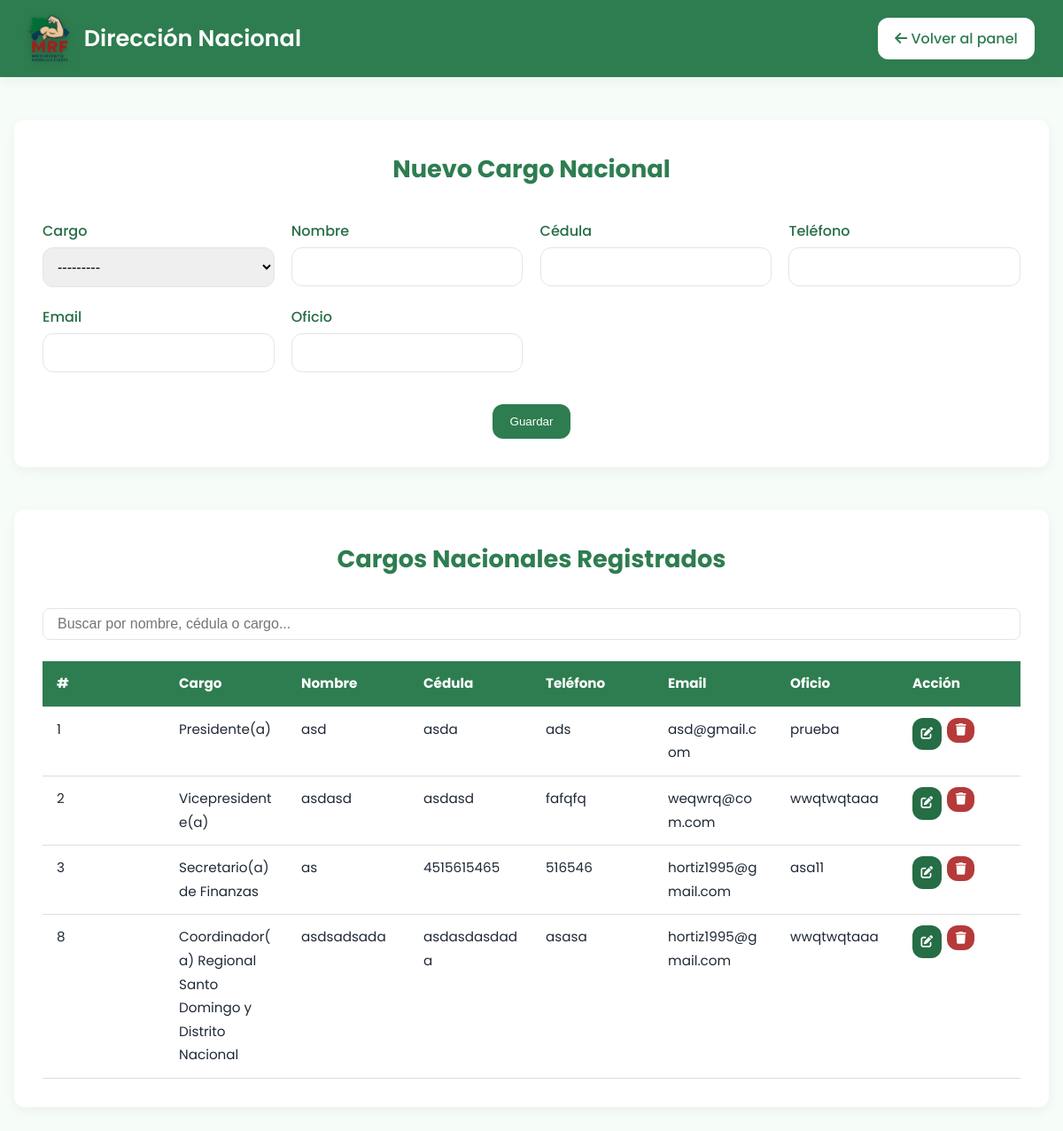
Page /direccion-nacional/ (signed in) on the committed database.
### registro/models.py (models this page shows, shortened)
class CargoNacional(models.Model):
    CARGOS_CHOICES = [
        (1, 'Presidente(a)'),
        (2, 'Vicepresidente(a)'),
        (3, 'Secretario(a) de Finanzas'),
        (4, 'Coordinador(a) Operativo(a)'),
        (5, 'Coordinador(a) Nacional de la Juventud'),
        (6, 'Coordinador(a) Nacional de Cultos y Organizaciones sin fines de Lucro'),
        (7, 'Coordinadora Nacional de La Mujer'),
        (8, 'Coordinador(a) Regional Santo Domingo y Distrito Nacional'),
        (9, 'Coordinador(a) Regional Región Norte'),
        (10, 'Coordinador(a) Regional Región Sur'),
        (11, 'Coordinador(a) Regional Región Este'),
    ]
    orden = models.PositiveSmallIntegerField(choices=CARGOS_CHOICES, unique=True)
    nombre = models.CharField(max_length=100)
    cedula = models.CharField(max_length=20)
    telefono = models.CharField(max_length=20)
    email = models.EmailField()
    oficio = models.CharField(max_length=100)
    creado_por = models.ForeignKey(User, on_delete=models.CASCADE, null=True, blank=True)

### registro/views.py (the view)
# urls.py: path('direccion-nacional/', views.formulario_direccion_nacional, name='formulario_direccion_nacional'),
@login_required
def formulario_direccion_nacional(request):
    editar_id = request.GET.get('editar_id') or request.POST.get('editar_id')
    cargo_a_editar = None
    if request.method == 'POST':
        if editar_id and editar_id.isdigit():
            cargo_a_editar = get_object_or_404(CargoNacional, id=int(editar_id))
            form = CargoNacionalForm(request.POST, instance=cargo_a_editar)
        else:
            form = CargoNacionalForm(request.POST)
        if form.is_valid():
            cargo = form.save(commit=False)
            cargo.creado_por = request.user
            cargo.save()
            return redirect('formulario_direccion_nacional')
    else:
        if editar_id and editar_id.isdigit():
            cargo_a_editar = get_object_or_404(CargoNacional, id=int(editar_id))
            form = CargoNacionalForm(instance=cargo_a_editar)
        else:
            form = CargoNacionalForm()
    registros = CargoNacional.objects.order_by('orden')
    return render(request, 'formulario_direccion_nacional.html', {
        'form': form,
        'registros': registros,
        'editar_id': editar_id
    })

### registro/forms.py
class CargoNacionalForm(forms.ModelForm):
    class Meta:
        model = CargoNacional
        fields = ['orden', 'nombre', 'cedula', 'telefono', 'email', 'oficio']
        widgets = {
            'orden': forms.Select(attrs={'class': 'form-control'}),
            'nombre': forms.TextInput(attrs={'class': 'form-control'}),
            'cedula': forms.TextInput(attrs={'class': 'form-control'}),
            'telefono': forms.TextInput(attrs={'class': 'form-control'}),
            'email': forms.EmailInput(attrs={'class': 'form-control'}),
            'oficio': forms.TextInput(attrs={'class': 'form-control'}),
        }

### templates/formulario_direccion_nacional.html (shortened to what this page needs)
{% load static %}
<!DOCTYPE html>
<html lang="es">
<head>
  <link href="https://cdnjs.cloudflare.com/ajax/libs/font-awesome/6.4.0/css/all.min.css" rel="stylesheet">
  <link rel="stylesheet" href="{% static 'css/style.css' %}">
</head>
<body>
  <header class="header-prov">
    <div class="header-prov__left">
      <img src="{% static 'img/Logo-mrf.png' %}" alt="Logo Movimiento República Fuerte" class="header-prov__logo">
      <h1 class="header-prov__titulo">Dirección Nacional</h1>
    </div>
    <div class="header-prov__right">
      <a href="{% url 'panel_admin' %}" class="btn btn--light">
        <i class="fas fa-arrow-left"></i> Volver al panel
      </a>
    </div>
  </header>
  <main class="formulario-prov-container">
    <div class="formulario-box">
      <h2 class="form-title">{% if editar_id %}Editar Cargo Nacional{% else %}Nuevo Cargo Nacional{% endif %}</h2>
      <form method="post" class="formulario-modern">
        <div class="form-row"><label>Cargo</label>{{ form.orden }}</div>
        <div class="form-row"><label>Nombre</label>{{ form.nombre }}</div>
        <div class="form-row"><label>Cédula</label>{{ form.cedula }}</div>
        <div class="form-row"><label>Teléfono</label>{{ form.telefono }}</div>
        <div class="form-row"><label>Email</label>{{ form.email }}</div>
        <div class="form-row"><label>Oficio</label>{{ form.oficio }}</div>
        <div class="form-actions">
          <button type="submit" class="btn" style="background: var(--verde-mapa);">Guardar</button>
        </div>
      </form>
    </div>
    <div class="tabla-box">
      <h3 class="form-title">Cargos Nacionales Registrados</h3>
      <input type="text" id="searchInput" placeholder="Buscar por nombre, cédula o cargo..." onkeyup="filtrarTabla()">
      <table class="tabla-registros" id="tablaRegistros">
        <thead>
          <tr>
            <th>#</th>
            <th>Cargo</th>
            <th>Nombre</th>
            <th>Cédula</th>
            <th>Teléfono</th>
            <th>Email</th>
            <th>Oficio</th>
            <th>Acción</th>
          </tr>
        </thead>
        <tbody>
          {% for reg in registros %}
            <tr>
              <td>{{ reg.orden }}</td>
              <td>{{ reg.get_orden_display }}</td>
              <td>{{ reg.nombre }}</td>
              <td>{{ reg.cedula }}</td>
              <td>{{ reg.telefono }}</td>
              <td>{{ reg.email }}</td>
              <td>{{ reg.oficio }}</td>
              <td>
                {% if request.user.is_superuser %}
                  <div style="display: flex; gap: 0.4rem;">
                    <a href="?editar_id={{ reg.id }}" class="btn btn--small btn-editar">
                      <i class="fas fa-edit"></i>
                    </a>
                    <form method="post" action="{% url 'eliminar_cargo_nacional' reg.id %}" onsubmit="return confirm('¿Estás seguro de que deseas eliminar este cargo?');">
                      <button type="submit" class="btn btn--small btn-eliminar">
                        <i class="fas fa-trash"></i>
                      </button>
                    </form>
                  </div>
                {% endif %}
              </td>
            </tr>
          {% empty %}
            <tr><td colspan="8" style="text-align:center;">No hay cargos nacionales registrados aún.</td></tr>
          {% endfor %}
        </tbody>
      </table>
    </div>
  </main>
</body>
</html>

### static/css/style.css (style rules this page uses)
:root { --rojo-mrf: #b63a3a; --verde-mapa: #2e7d50; --verde-oscuro: #256d45; --azul-oscuro: #102f41; --azul-marino: #183d4f; --beige-brazo: #f5d7b5; --blanco: #ffffff; --gris-claro: #f6fdf8; --gris-medio: #dfe7e3; --gris-oscuro: #4a4a4a; --texto-oscuro: #1f2937; --sombra-suave: 0 4px 14px rgba(0, 0, 0, 0.05); --borde-radio: 12px; }
* { margin: 0; padding: 0; box-sizing: border-box; }
html { scroll-behavior: smooth; }
body { font-family: 'Poppins', sans-serif; background: var(--gris-claro); color: var(--texto-oscuro); line-height: 1.75; font-size: 16px; overflow-x: hidden; }
.btn { background: var(--verde-mapa); color: var(--blanco); padding: 0.75rem 1.25rem; border-radius: var(--borde-radio); font-weight: 500; display: inline-block; transition: all 0.3s ease; cursor: pointer; text-align: center; text-decoration: none; border: none; }
.btn--small { padding: 0.5rem 1rem; font-size: 0.9rem; }
input, select { padding: 0.75rem; border: 1px solid var(--gris-medio); border-radius: var(--borde-radio); font-size: 1rem; width: 100%; }
.formulario-box, .login-box, .tabla-box { background: var(--blanco); padding: 2rem; border-radius: var(--borde-radio); box-shadow: var(--sombra-suave); margin-bottom: 3rem; }
.form-title, .login-box h2, .prov-title { text-align: center; font-size: 1.5rem; font-weight: 600; margin-bottom: 1.5rem; color: var(--verde-mapa); }
.tabla-registros { width: 100%; border-collapse: collapse; font-size: 0.95rem; }
.tabla-registros thead { background: var(--verde-mapa); color: var(--blanco); }
.tabla-registros th, .tabla-registros td { padding: 0.75rem; border-bottom: 1px solid var(--gris-medio); text-align: left; }

### templates/formulario_direccion_nacional.html (style rules this page uses)
:root { --verde-mapa: #2e7d50; --verde-oscuro: #256d45; --rojo-mrf: #b63a3a; --blanco: #ffffff; --gris-medio: #dfe7e3; --sombra-suave: 0 4px 14px rgba(0, 0, 0, 0.05); --borde-radio: 12px; }
body { background: #f6fdf8; font-family: 'Poppins', sans-serif; margin: 0; padding: 0; }
.header-prov { background: var(--verde-mapa); color: var(--blanco); display: flex; justify-content: space-between; align-items: center; padding: 1rem 2rem; flex-wrap: wrap; box-shadow: var(--sombra-suave); }
.header-prov__left { display: flex; align-items: center; gap: 1rem; }
.header-prov__logo { height: 55px; filter: drop-shadow(0 2px 4px rgba(0, 0, 0, 0.25)); }
.header-prov__titulo { font-size: 1.6rem; font-weight: 600; }
.header-prov__right .btn--light { background: var(--blanco); color: var(--verde-mapa); padding: 0.6rem 1.2rem; border-radius: var(--borde-radio); text-decoration: none; font-weight: 500; transition: background 0.3s ease, transform 0.3s ease; }
.formulario-prov-container { max-width: 1200px; margin: 3rem auto; padding: 0 1rem; }
.formulario-box { background: var(--blanco); padding: 2rem; border-radius: var(--borde-radio); box-shadow: var(--sombra-suave); margin-bottom: 3rem; }
.formulario-modern { display: grid; grid-template-columns: repeat(auto-fit, minmax(260px, 1fr)); gap: 1.2rem; }
.form-row label { font-weight: 500; color: var(--verde-oscuro); margin-bottom: 0.3rem; display: block; }
.form-actions { grid-column: 1 / -1; text-align: center; margin-top: 1rem; }
.form-title { text-align: center; font-size: 1.7rem; font-weight: 700; color: var(--verde-mapa); margin-bottom: 2rem; }
.tabla-box { background: var(--blanco); border-radius: var(--borde-radio); padding: 2rem; box-shadow: var(--sombra-suave); margin: 0 auto; max-width: 100%; overflow-x: auto; }
.tabla-box input[type="text"] { width: 100%; padding: 0.5rem 1rem; margin-bottom: 1.5rem; border-radius: 8px; border: 1px solid var(--gris-medio); font-size: 1rem; }
.tabla-registros { width: 100%; border-collapse: collapse; table-layout: fixed; }
.tabla-registros th, .tabla-registros td { padding: 0.75rem 1rem; text-align: left; border-bottom: 1px solid #ddd; word-break: break-word; vertical-align: top; }
.tabla-registros th { background: var(--verde-mapa); color: white; }
.btn--small { padding: 0.4rem 0.6rem; font-size: 0.85rem; border-radius: var(--borde-radio); color: white; border: none; cursor: pointer; transition: background 0.3s ease, transform 0.3s ease; }
.btn-editar { background: var(--verde-oscuro); }
.btn-eliminar { background: var(--rojo-mrf); }

### rows in the picture
CargoNacional: orden "1", orden "Presidente(a)", nombre "asd", cedula "asda", telefono "ads", email "asd@gmail.com", oficio "prueba"
CargoNacional: orden "2", orden "Vicepresidente(a)", nombre "asdasd", cedula "asdasd", telefono "fafqfq", email "weqwrq@com.com", oficio "wwqtwqtaaa"
CargoNacional: orden "3", orden "Secretario(a) de Finanzas", nombre "as", cedula "4515615465", telefono "516546", email "hortiz1995@gmail.com", oficio "asa11"
CargoNacional: orden "8", orden "Coordinador(a) Regional Santo Domingo y Distrito Nacional", nombre "asdsadsada", cedula "asdasdasdada", telefono "asasa", email "hortiz1995@gmail.com", oficio "wwqtwqtaaa"
